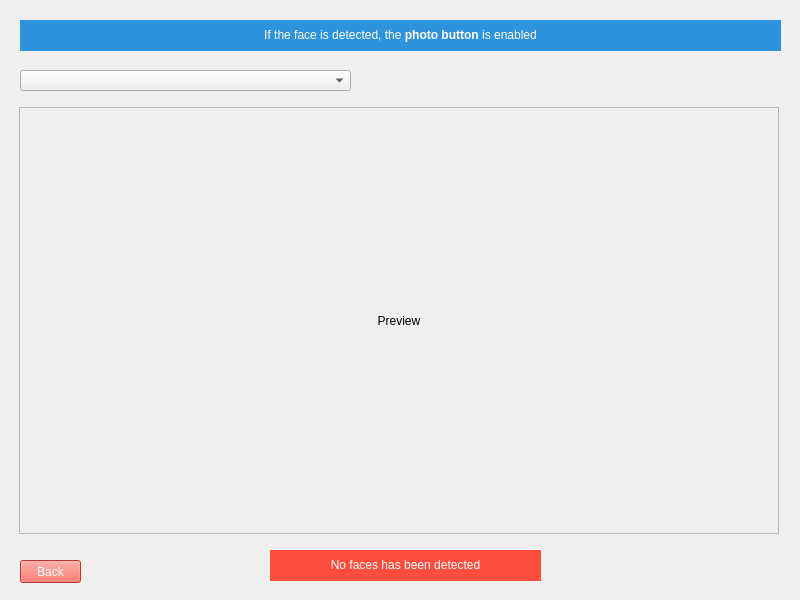
<?xml version="1.0" encoding="UTF-8"?>
<ui version="4.0">
 <class>NewPhoto</class>
 <widget class="QDialog" name="NewPhoto">
  <property name="geometry">
   <rect>
    <x>0</x>
    <y>0</y>
    <width>800</width>
    <height>600</height>
   </rect>
  </property>
  <property name="minimumSize">
   <size>
    <width>800</width>
    <height>600</height>
   </size>
  </property>
  <property name="maximumSize">
   <size>
    <width>800</width>
    <height>600</height>
   </size>
  </property>
  <property name="windowTitle">
   <string>LeonCam</string>
  </property>
  <property name="windowIcon">
   <iconset resource="Resources.qrc">
    <normaloff>:/Resources/Images/logo.ico</normaloff>:/Resources/Images/logo.ico</iconset>
  </property>
  <property name="styleSheet">
   <string notr="true">#NewPhoto
{
	background-image: url(:/Resources/Images/backgroundMain.png);
}</string>
  </property>
  <widget class="QLabel" name="LPreviewScreen">
   <property name="geometry">
    <rect>
     <x>19</x>
     <y>107</y>
     <width>760</width>
     <height>427</height>
    </rect>
   </property>
   <property name="frameShape">
    <enum>QFrame::StyledPanel</enum>
   </property>
   <property name="text">
    <string>Preview</string>
   </property>
   <property name="alignment">
    <set>Qt::AlignCenter</set>
   </property>
  </widget>
  <widget class="QPushButton" name="PBDown">
   <property name="geometry">
    <rect>
     <x>705</x>
     <y>500</y>
     <width>30</width>
     <height>23</height>
    </rect>
   </property>
   <property name="toolTip">
    <string>Move the camera down</string>
   </property>
   <property name="styleSheet">
    <string notr="true">#PBDown {
background-image: url(:/Resources/Images/down.png);
border: none;
margin: 0px;
padding: 0px;}
#PBDown:hover{
background-image: url(:/Resources/Images/downHover.png);}</string>
   </property>
   <property name="text">
    <string/>
   </property>
   <property name="flat">
    <bool>true</bool>
   </property>
  </widget>
  <widget class="QPushButton" name="PBRight">
   <property name="geometry">
    <rect>
     <x>740</x>
     <y>465</y>
     <width>23</width>
     <height>30</height>
    </rect>
   </property>
   <property name="toolTip">
    <string>Move the camera right</string>
   </property>
   <property name="styleSheet">
    <string notr="true">#PBRight {
background-image: url(:/Resources/Images/right.png);
border: none;
margin: 0px;
padding: 0px;}
#PBRight:hover{
background-image: url(:/Resources/Images/rightHover.png);}</string>
   </property>
   <property name="text">
    <string/>
   </property>
   <property name="flat">
    <bool>true</bool>
   </property>
  </widget>
  <widget class="QPushButton" name="PBLeft">
   <property name="geometry">
    <rect>
     <x>677</x>
     <y>465</y>
     <width>23</width>
     <height>30</height>
    </rect>
   </property>
   <property name="toolTip">
    <string>Move the camera left</string>
   </property>
   <property name="styleSheet">
    <string notr="true">#PBLeft {
background-image: url(:/Resources/Images/left.png);
border: none;
margin: 0px;
padding: 0px;}
#PBLeft:hover{
background-image: url(:/Resources/Images/leftHover.png);}</string>
   </property>
   <property name="text">
    <string/>
   </property>
   <property name="flat">
    <bool>true</bool>
   </property>
  </widget>
  <widget class="QPushButton" name="PBUp">
   <property name="geometry">
    <rect>
     <x>705</x>
     <y>437</y>
     <width>30</width>
     <height>23</height>
    </rect>
   </property>
   <property name="toolTip">
    <string>Move the camera up</string>
   </property>
   <property name="styleSheet">
    <string notr="true">#PBUp {
background-image: url(:/Resources/Images/up.png);
border: none;
margin: 0px;
padding: 0px;}
#PBUp:hover{
background-image: url(:/Resources/Images/upHover.png);}</string>
   </property>
   <property name="text">
    <string/>
   </property>
   <property name="flat">
    <bool>true</bool>
   </property>
  </widget>
  <widget class="QPushButton" name="PBSnapshot">
   <property name="geometry">
    <rect>
     <x>360</x>
     <y>60</y>
     <width>40</width>
     <height>40</height>
    </rect>
   </property>
   <property name="toolTip">
    <string>Take a photo</string>
   </property>
   <property name="styleSheet">
    <string notr="true">#PBSnapshot{
background-image: url(:/Resources/Images/snapshot.png);
border: none;
margin: 0px;
padding: 0px;
}

#PBSnapshot:hover{
background-image: url(:/Resources/Images/snapshotHover.png);
}</string>
   </property>
   <property name="text">
    <string/>
   </property>
   <property name="flat">
    <bool>true</bool>
   </property>
  </widget>
  <widget class="QPushButton" name="PBBack">
   <property name="geometry">
    <rect>
     <x>20</x>
     <y>560</y>
     <width>61</width>
     <height>23</height>
    </rect>
   </property>
   <property name="styleSheet">
    <string notr="true">#PBBack{
color:rgb(255, 255, 255);
background-color: rgb(255, 77, 61);}
#PBBack:hover{
background-color: rgb(255, 87, 58);
}
/*border: none;
margin: 0px;
padding: 0px;
background-color:none*/</string>
   </property>
   <property name="text">
    <string>Back</string>
   </property>
  </widget>
  <widget class="QComboBox" name="CBPresets">
   <property name="geometry">
    <rect>
     <x>20</x>
     <y>70</y>
     <width>331</width>
     <height>21</height>
    </rect>
   </property>
   <property name="toolTip">
    <string>Available cameras</string>
   </property>
  </widget>
  <widget class="QLabel" name="LHelp">
   <property name="geometry">
    <rect>
     <x>20</x>
     <y>20</y>
     <width>761</width>
     <height>31</height>
    </rect>
   </property>
   <property name="styleSheet">
    <string notr="true">color: rgb(255, 255, 255);
background-color: rgb(46, 147, 222);</string>
   </property>
   <property name="text">
    <string>&lt;html&gt;&lt;head/&gt;&lt;body&gt;&lt;p align=&quot;center&quot;&gt;If the face is detected, the &lt;span style=&quot; font-weight:600;&quot;&gt;photo button&lt;/span&gt; is enabled&lt;/p&gt;&lt;/body&gt;&lt;/html&gt;</string>
   </property>
  </widget>
  <widget class="QPushButton" name="PBFolder">
   <property name="geometry">
    <rect>
     <x>410</x>
     <y>60</y>
     <width>40</width>
     <height>40</height>
    </rect>
   </property>
   <property name="toolTip">
    <string>&lt;html&gt;&lt;head/&gt;&lt;body&gt;&lt;p&gt;Go to the folder&lt;/p&gt;&lt;/body&gt;&lt;/html&gt;</string>
   </property>
   <property name="styleSheet">
    <string notr="true">#PBFolder
{
background-image: url(:/Resources/Images/folder.png);
border: none;
margin: 0px;
padding: 0px;}
#PBFolder:hover{background-image: url(:/Resources/Images/folderHover.png);}
</string>
   </property>
   <property name="text">
    <string/>
   </property>
   <property name="autoDefault">
    <bool>true</bool>
   </property>
   <property name="flat">
    <bool>true</bool>
   </property>
  </widget>
  <widget class="QPushButton" name="PBHome">
   <property name="geometry">
    <rect>
     <x>700</x>
     <y>460</y>
     <width>40</width>
     <height>40</height>
    </rect>
   </property>
   <property name="toolTip">
    <string>Go to home position</string>
   </property>
   <property name="styleSheet">
    <string notr="true">#PBHome{
background-image: url(:/Resources/Images/home.png);
border: none;
margin: 0px;
padding: 0px;
}

#PBHome:hover{
background-image: url(:/Resources/Images/homeHover.png);
}</string>
   </property>
   <property name="text">
    <string/>
   </property>
   <property name="flat">
    <bool>true</bool>
   </property>
  </widget>
  <widget class="QLabel" name="LWarning">
   <property name="geometry">
    <rect>
     <x>270</x>
     <y>550</y>
     <width>271</width>
     <height>31</height>
    </rect>
   </property>
   <property name="styleSheet">
    <string notr="true">color: rgb(255, 255, 255);
background-color: rgb(255, 77, 61);</string>
   </property>
   <property name="text">
    <string>&lt;html&gt;&lt;head/&gt;&lt;body&gt;&lt;p align=&quot;center&quot;&gt;No faces has been detected&lt;/p&gt;&lt;/body&gt;&lt;/html&gt;</string>
   </property>
  </widget>
 </widget>
 <layoutdefault spacing="6" margin="11"/>
 <resources>
  <include location="Resources.qrc"/>
 </resources>
 <connections/>
</ui>
